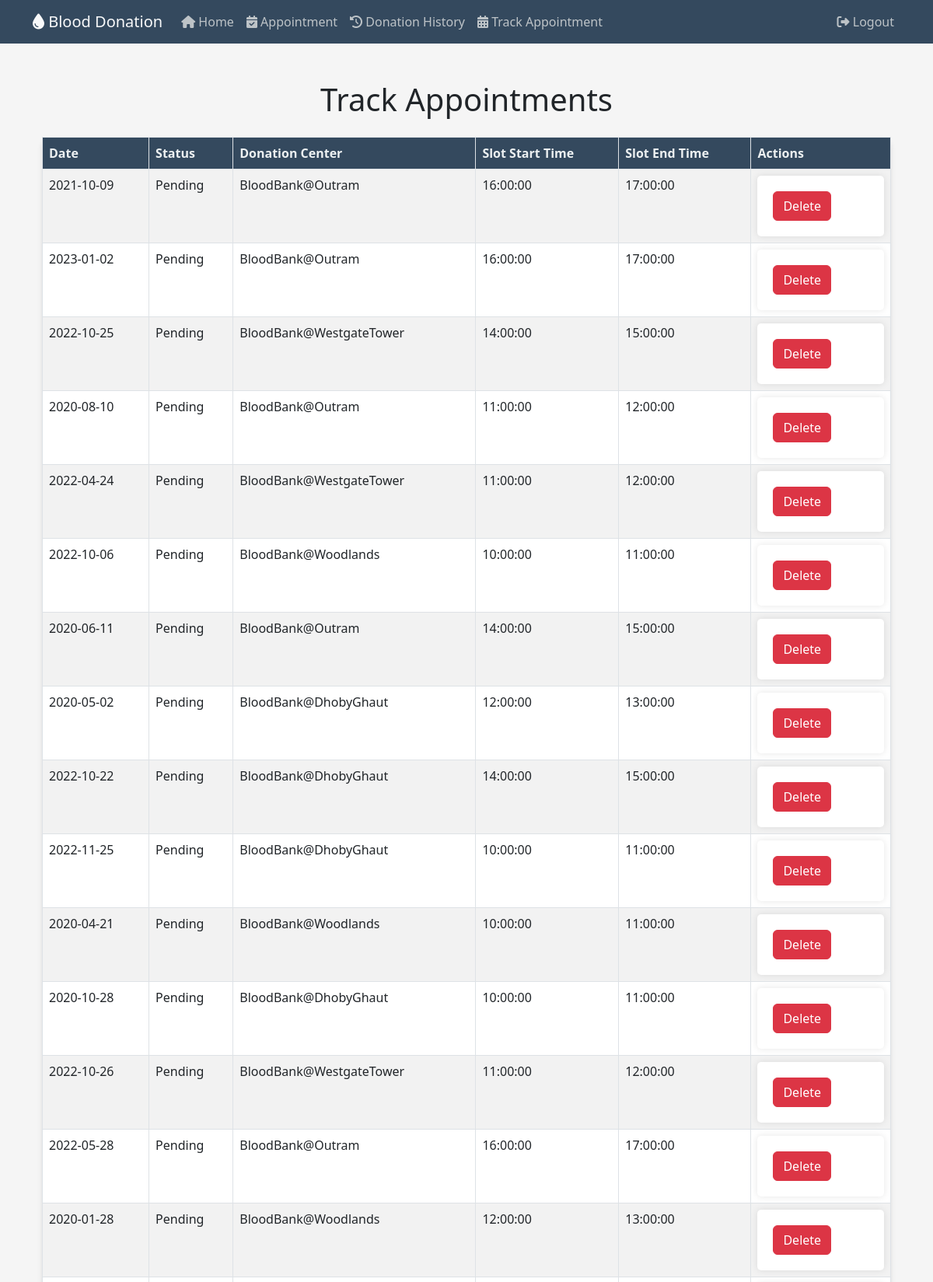
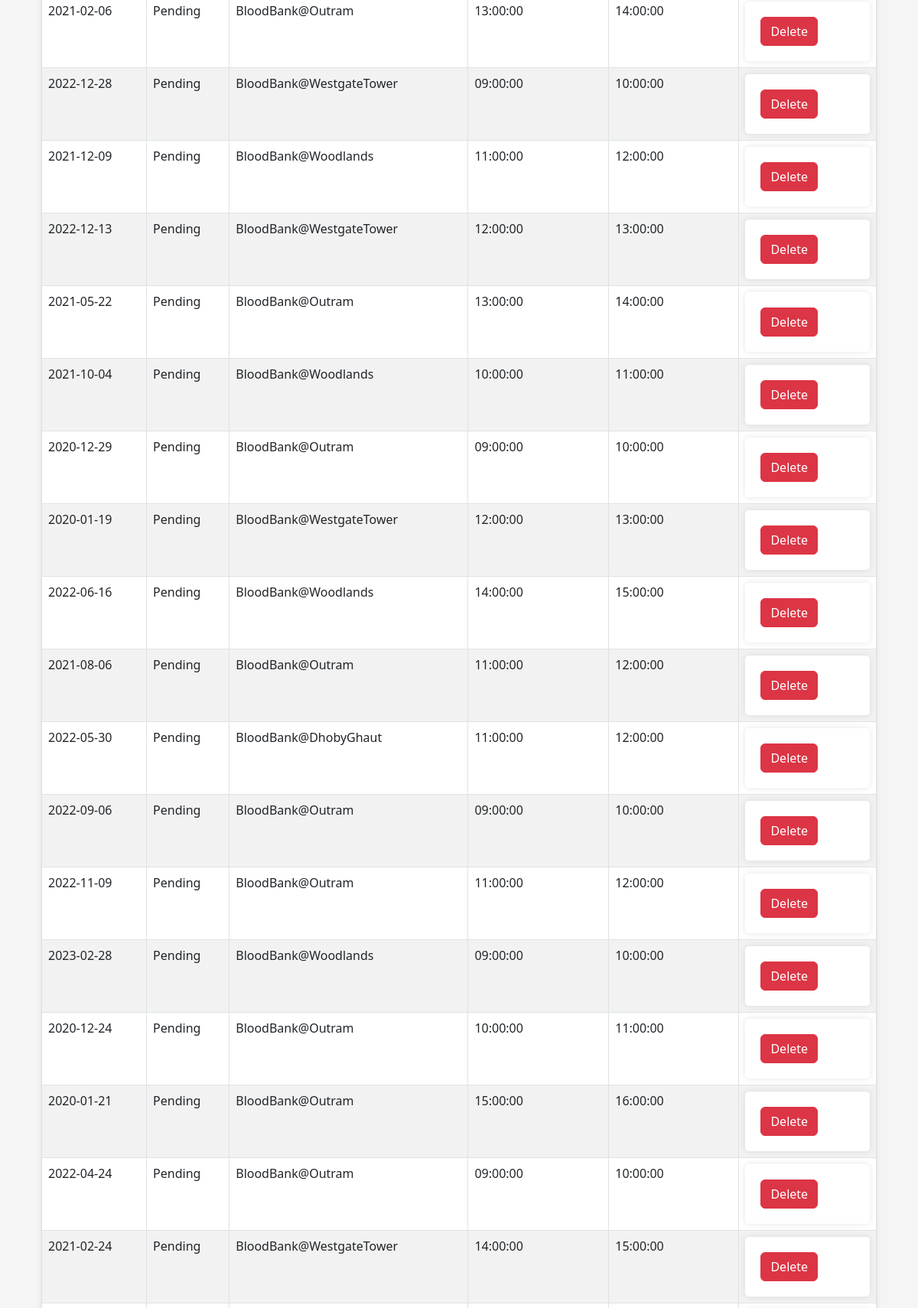
/trackappointment (signed in, upper part), run on the app's committed database (2 pictures, top to bottom).
### website/models.py (models this page shows)
class Appointment(db.Model):
    AppointmentID = db.Column(db.Integer, primary_key=True, autoincrement=True)
    Date = db.Column(db.Date, nullable=False)
    Status = db.Column(db.String(20), nullable=False)
    DonorID = db.Column(db.Integer, db.ForeignKey('donors.DonorID'))
    DonationCenterID = db.Column(db.Integer, db.ForeignKey('donation_center.DonationCenterID'))
    SlotID = db.Column(db.Integer, db.ForeignKey('slots.SlotID'))

class DonationCenter(db.Model):
    DonationCenterID = db.Column(db.Integer, primary_key=True, autoincrement=True)
    Name = db.Column(db.String(50), nullable=False)
    Address = db.Column(db.String(100), nullable=False)
    appointments = db.relationship('Appointment', backref='donation_center')
    slots = db.relationship('Slots', backref='donation_center')

### website/views.py (the view)
@views.route('/trackappointment')
def trackappointment():
    logged_in_user_email = session['email']
    user = Users.get_by_email(logged_in_user_email)
    donor_id = user.donor.DonorID
    stmt = (db.session.query(Appointment.AppointmentID,Appointment.Date, Appointment.Status, DonationCenter.Name, Slots.StartTime, Slots.EndTime)
        .join(DonationCenter, DonationCenter.DonationCenterID == Appointment.DonationCenterID)
        .join(Slots, Slots.SlotID == Appointment.SlotID)
        .join(Donors, Donors.DonorID == Appointment.DonorID)
        .filter(Donors.DonorID == donor_id)
        .filter(Appointment.Status == "Pending")
        .order_by(Appointment.AppointmentID.desc()))
    result = stmt.all()
    return render_template('trackappointment.html', appointments=result)

### website/models.py (called while the page is built)
    def get_by_email(email):
        return Users.query.filter_by(Email=email).first()

### website/templates/trackappointment.html (shortened to what this page needs)
{% extends "base.html" %}
{% block text %}
<div class="container my-5">
    <h1 class="mb-4">Track Appointments</h1>
    <table class="table table-striped table-bordered table-custom">
        <thead>
            <tr>
				<th>Date</th>
				<th>Status</th>
				<th>Donation Center</th>
                <th>Slot Start Time</th>
                <th>Slot End Time</th>
                <th>Actions</th>
			</tr>
		</thead>
		<tbody>
			{% for appointment in appointments %}
			<tr>
				<td>{{ appointment.Date }}</td>
				<td>{{ appointment.Status }}</td>
				<td>{{ appointment.Name }}</td>
                <td>{{ appointment.StartTime }}</td>
                <td>{{ appointment.EndTime }}</td>
                <td>
                    <form action="/appointments/{{ appointment.AppointmentID }}/delete" method="POST">
                        <button type="submit" class="btn btn-danger">Delete</button>
                    </form>
                </td>
            </tr>
			{% endfor %}
		</tbody>
	</table>
</div>
{% endblock %}

### website/static/styles.css (style rules this page uses)
body { font-family: 'Poppins', sans-serif; background-color: #f5f5f5 !important; }
h1 { font-size: 36px; margin: 20px 0; text-align: center; color: #4a4a4a; }
form { padding: 20px; background-color: #ffffff; border-radius: 5px; box-shadow: 0 0 10px rgba(0, 0, 0, 0.1); }

### website/templates/trackappointment.html (style rules this page uses)
.table-custom { background-color: #fff; border-radius: 10px; box-shadow: 0 4px 6px rgba(0, 0, 0, 0.1); }
.table-custom thead th { background-color: #34495e; color: #ecf0f1; }

### data on the page
Appointment: Date "2021-10-09", Status "Pending", Name "BloodBank@Outram", StartTime "16:00:00", EndTime "17:00:00"
Appointment: Date "2023-01-02", Status "Pending", Name "BloodBank@Outram", StartTime "16:00:00", EndTime "17:00:00"
Appointment: Date "2022-10-25", Status "Pending", Name "BloodBank@WestgateTower", StartTime "14:00:00", EndTime "15:00:00"
Appointment: Date "2020-08-10", Status "Pending", Name "BloodBank@Outram", StartTime "11:00:00", EndTime "12:00:00"
Appointment: Date "2022-04-24", Status "Pending", Name "BloodBank@WestgateTower", StartTime "11:00:00", EndTime "12:00:00"
Appointment: Date "2022-10-06", Status "Pending", Name "BloodBank@Woodlands", StartTime "10:00:00", EndTime "11:00:00"
Appointment: Date "2020-06-11", Status "Pending", Name "BloodBank@Outram", StartTime "14:00:00", EndTime "15:00:00"
Appointment: Date "2020-05-02", Status "Pending", Name "BloodBank@DhobyGhaut", StartTime "12:00:00", EndTime "13:00:00"
Appointment: Date "2022-10-22", Status "Pending", Name "BloodBank@DhobyGhaut", StartTime "14:00:00", EndTime "15:00:00"
Appointment: Date "2022-11-25", Status "Pending", Name "BloodBank@DhobyGhaut", StartTime "10:00:00", EndTime "11:00:00"
Appointment: Date "2020-04-21", Status "Pending", Name "BloodBank@Woodlands", StartTime "10:00:00", EndTime "11:00:00"
Appointment: Date "2020-10-28", Status "Pending", Name "BloodBank@DhobyGhaut", StartTime "10:00:00", EndTime "11:00:00"
Appointment: Date "2022-10-26", Status "Pending", Name "BloodBank@WestgateTower", StartTime "11:00:00", EndTime "12:00:00"
Appointment: Date "2022-05-28", Status "Pending", Name "BloodBank@Outram", StartTime "16:00:00", EndTime "17:00:00"
Appointment: Date "2020-01-28", Status "Pending", Name "BloodBank@Woodlands", StartTime "12:00:00", EndTime "13:00:00"
Appointment: Date "2021-02-06", Status "Pending", Name "BloodBank@Outram", StartTime "13:00:00", EndTime "14:00:00"
Appointment: Date "2022-12-28", Status "Pending", Name "BloodBank@WestgateTower", StartTime "09:00:00", EndTime "10:00:00"
Appointment: Date "2021-12-09", Status "Pending", Name "BloodBank@Woodlands", StartTime "11:00:00", EndTime "12:00:00"
Appointment: Date "2022-12-13", Status "Pending", Name "BloodBank@WestgateTower", StartTime "12:00:00", EndTime "13:00:00"
Appointment: Date "2021-05-22", Status "Pending", Name "BloodBank@Outram", StartTime "13:00:00", EndTime "14:00:00"
Appointment: Date "2021-10-04", Status "Pending", Name "BloodBank@Woodlands", StartTime "10:00:00", EndTime "11:00:00"
Appointment: Date "2020-12-29", Status "Pending", Name "BloodBank@Outram", StartTime "09:00:00", EndTime "10:00:00"
Appointment: Date "2020-01-19", Status "Pending", Name "BloodBank@WestgateTower", StartTime "12:00:00", EndTime "13:00:00"
Appointment: Date "2022-06-16", Status "Pending", Name "BloodBank@Woodlands", StartTime "14:00:00", EndTime "15:00:00"
Appointment: Date "2021-08-06", Status "Pending", Name "BloodBank@Outram", StartTime "11:00:00", EndTime "12:00:00"
Appointment: Date "2022-05-30", Status "Pending", Name "BloodBank@DhobyGhaut", StartTime "11:00:00", EndTime "12:00:00"
Appointment: Date "2022-09-06", Status "Pending", Name "BloodBank@Outram", StartTime "09:00:00", EndTime "10:00:00"
Appointment: Date "2022-11-09", Status "Pending", Name "BloodBank@Outram", StartTime "11:00:00", EndTime "12:00:00"
Appointment: Date "2023-02-28", Status "Pending", Name "BloodBank@Woodlands", StartTime "09:00:00", EndTime "10:00:00"
Appointment: Date "2020-12-24", Status "Pending", Name "BloodBank@Outram", StartTime "10:00:00", EndTime "11:00:00"
Appointment: Date "2020-01-21", Status "Pending", Name "BloodBank@Outram", StartTime "15:00:00", EndTime "16:00:00"
Appointment: Date "2022-04-24", Status "Pending", Name "BloodBank@Outram", StartTime "09:00:00", EndTime "10:00:00"
Appointment: Date "2021-02-24", Status "Pending", Name "BloodBank@WestgateTower", StartTime "14:00:00", EndTime "15:00:00"
